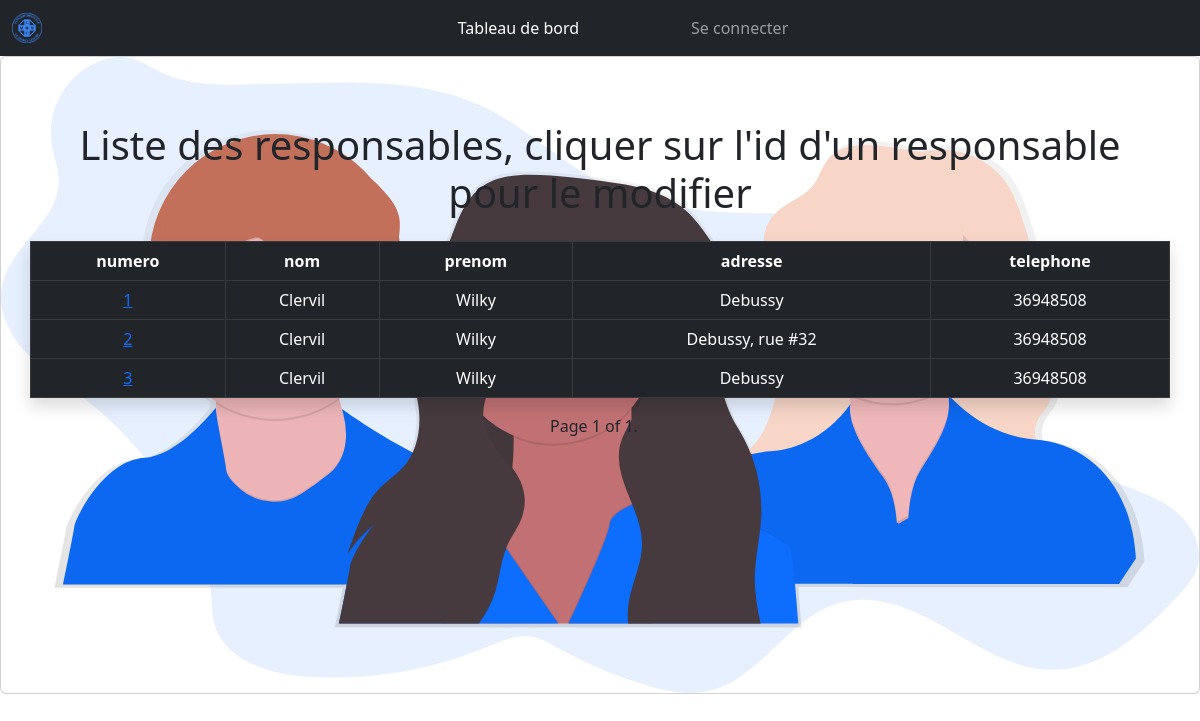
The app's page /accueil/choix_responsable/ with its own data.
### accueil/models.py (models this page shows, shortened)
class Responsable(models.Model):
    num_responsable = models.AutoField(primary_key=True)
    nom_responsable = models.CharField(max_length=20)
    prenom_responsable = models.CharField(max_length=20)
    adresse_responsable = models.CharField(max_length=255)
    no_tel_responsable = models.IntegerField()

### accueil/views.py (the view)
# urls.py: path('choix_responsable/',views.ChoixResponsable.as_view(),name='choix_responsable'),
class ChoixResponsable(generic.ListView):
    model = models.Responsable
    template_name = 'accueil/liste_responsable_mod.html'
    paginate_by = 8
    context_object_name = 'liste_responsable'

### accueil/templates/accueil/liste_responsable_mod.html (shortened to what this page needs)
{% extends 'base.html' %}
{% load static %}
{% block content %}
    <div class="card">
        <div class="card-img-overlay w-100 justify-content-center d-flex mt-5">
            <div class="container">
                    <div class="row">
                        <h1 class="text-center">Liste des responsables, cliquer sur l'id d'un responsable pour le modifier</h1>
                        <table class="table shadow table-bordered mt-3">
                            <thead class="table-dark">
                                <tr>
                                    <th class="text-center" scope="col">numero</th>
                                    <th class="text-center" scope="col">nom</th>
                                    <th class="text-center" scope="col">prenom</th>
                                    <th class="text-center" scope="col">adresse</th>
                                    <th class="text-center" scope="col">telephone</th>
                                </tr>
                            </thead>
                            <tbody class="table-dark">
                                {% for responsable in page_obj %}
                                    <tr>
                                        <td class="text-center"><a href="{% url 'modifier_responsable' responsable.num_responsable %}">{{responsable.num_responsable}}</a></td>
                                        <td class="text-center">{{responsable.nom_responsable}}</td>
                                        <td class="text-center">{{responsable.prenom_responsable}}</td>
                                        <td class="text-center">{{responsable.adresse_responsable}}</td>
                                        <td class="text-center">{{responsable.no_tel_responsable}}</td>
                                    </tr>
                                {% endfor %}
                            </tbody>
                        </table>
                        <div class="pagination d-flex justify-content-center">
                            <span class="step-links">
                                <span class="current">
                                    Page {{ page_obj.number }} of {{ page_obj.paginator.num_pages }}.
                                </span>
                            </span>
                        </div>
                    </div>
        </div>
    </div>
{% endblock content %}

### records on screen
Responsable: num_responsable "1", nom_responsable "Clervil", prenom_responsable "Wilky", adresse_responsable "Debussy", no_tel_responsable "36948508"
Responsable: num_responsable "2", nom_responsable "Clervil", prenom_responsable "Wilky", adresse_responsable "Debussy, rue #32", no_tel_responsable "36948508"
Responsable: num_responsable "3", nom_responsable "Clervil", prenom_responsable "Wilky", adresse_responsable "Debussy", no_tel_responsable "36948508"

### other values on screen
{{ page_obj.number }} "1"
{{ page_obj.paginator.num_pages }} "1"
